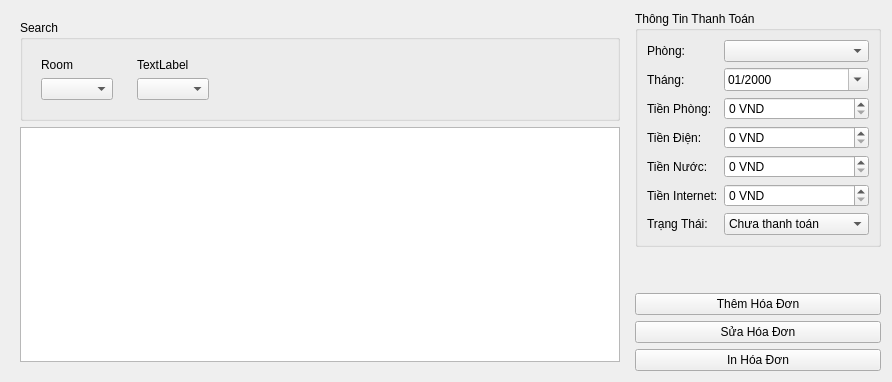
      <widget class="QWidget" name="paymentsTab">
       <attribute name="title">
        <string>Quản Lý Thanh Toán</string>
       </attribute>
       <layout class="QHBoxLayout" name="paymentsLayout">
        <item>
         <widget class="QWidget" name="widget" native="true">
          <layout class="QVBoxLayout" name="verticalLayout">
           <item>
            <widget class="QGroupBox" name="searchGroupBox">
             <property name="title">
              <string>Search</string>
             </property>
             <layout class="QHBoxLayout" name="horizontalLayout">
              <item>
               <widget class="QWidget" name="widget_2" native="true">
                <layout class="QVBoxLayout" name="verticalLayout_2">
                 <item>
                  <widget class="QLabel" name="roomBillLabel">
                   <property name="text">
                    <string>Room</string>
                   </property>
                  </widget>
                 </item>
                 <item>
                  <widget class="QComboBox" name="roomBillSearch"/>
                 </item>
                </layout>
               </widget>
              </item>
              <item>
               <widget class="QWidget" name="widget_3" native="true">
                <layout class="QVBoxLayout" name="verticalLayout_3">
                 <item>
                  <widget class="QLabel" name="label_4">
                   <property name="text">
                    <string>TextLabel</string>
                   </property>
                  </widget>
                 </item>
                 <item>
                  <widget class="QComboBox" name="comboBox_3"/>
                 </item>
                </layout>
               </widget>
              </item>
              <item>
               <spacer name="horizontalSpacer">
                <property name="orientation">
                 <enum>Qt::Horizontal</enum>
                </property>
                <property name="sizeHint" stdset="0">
                 <size>
                  <width>40</width>
                  <height>20</height>
                 </size>
                </property>
               </spacer>
              </item>
             </layout>
            </widget>
           </item>
           <item>
            <widget class="QTableView" name="paymentsTableView">
             <property name="minimumSize">
              <size>
               <width>600</width>
               <height>0</height>
              </size>
             </property>
             <property name="editTriggers">
              <set>QAbstractItemView::NoEditTriggers</set>
             </property>
             <property name="alternatingRowColors">
              <bool>true</bool>
             </property>
             <property name="selectionBehavior">
              <enum>QAbstractItemView::SelectRows</enum>
             </property>
             <property name="sortingEnabled">
              <bool>true</bool>
             </property>
             <attribute name="horizontalHeaderMinimumSectionSize">
              <number>75</number>
             </attribute>
             <attribute name="horizontalHeaderDefaultSectionSize">
              <number>125</number>
             </attribute>
            </widget>
           </item>
          </layout>
         </widget>
        </item>
        <item>
         <layout class="QVBoxLayout" name="paymentControlsLayout">
          <item>
           <widget class="QGroupBox" name="paymentInfoGroup">
            <property name="title">
             <string>Thông Tin Thanh Toán</string>
            </property>
            <layout class="QFormLayout" name="paymentFormLayout">
             <item row="0" column="0">
              <widget class="QLabel" name="paymentRoomLabel">
               <property name="text">
                <string>Phòng:</string>
               </property>
              </widget>
             </item>
             <item row="0" column="1">
              <widget class="QComboBox" name="paymentRoomComboBox"/>
             </item>
             <item row="1" column="0">
              <widget class="QLabel" name="paymentMonthLabel">
               <property name="text">
                <string>Tháng:</string>
               </property>
              </widget>
             </item>
             <item row="1" column="1">
              <widget class="QDateEdit" name="paymentMonthEdit">
               <property name="displayFormat">
                <string>MM/yyyy</string>
               </property>
               <property name="calendarPopup">
                <bool>true</bool>
               </property>
              </widget>
             </item>
             <item row="2" column="0">
              <widget class="QLabel" name="rentAmountLabel">
               <property name="text">
                <string>Tiền Phòng:</string>
               </property>
              </widget>
             </item>
             <item row="2" column="1">
              <widget class="QDoubleSpinBox" name="rentAmountSpinBox">
               <property name="suffix">
                <string> VND</string>
               </property>
               <property name="decimals">
                <number>0</number>
               </property>
               <property name="maximum">
                <double>99999999.000000000000000</double>
               </property>
               <property name="singleStep">
                <double>100000.000000000000000</double>
               </property>
              </widget>
             </item>
             <item row="3" column="0">
              <widget class="QLabel" name="electricBillLabel">
               <property name="text">
                <string>Tiền Điện:</string>
               </property>
              </widget>
             </item>
             <item row="3" column="1">
              <widget class="QDoubleSpinBox" name="electricBillSpinBox">
               <property name="suffix">
                <string> VND</string>
               </property>
               <property name="decimals">
                <number>0</number>
               </property>
               <property name="maximum">
                <double>99999999.000000000000000</double>
               </property>
               <property name="singleStep">
                <double>10000.000000000000000</double>
               </property>
              </widget>
             </item>
             <item row="4" column="0">
              <widget class="QLabel" name="waterBillLabel">
               <property name="text">
                <string>Tiền Nước:</string>
               </property>
              </widget>
             </item>
             <item row="4" column="1">
              <widget class="QDoubleSpinBox" name="waterBillSpinBox">
               <property name="suffix">
                <string> VND</string>
               </property>
               <property name="decimals">
                <number>0</number>
               </property>
               <property name="maximum">
                <double>99999999.000000000000000</double>
               </property>
               <property name="singleStep">
                <double>10000.000000000000000</double>
               </property>
              </widget>
             </item>
             <item row="5" column="0">
              <widget class="QLabel" name="internetBillLabel">
               <property name="text">
                <string>Tiền Internet:</string>
               </property>
              </widget>
             </item>
             <item row="5" column="1">
              <widget class="QDoubleSpinBox" name="internetBillSpinBox">
               <property name="suffix">
                <string> VND</string>
               </property>
               <property name="decimals">
                <number>0</number>
               </property>
               <property name="maximum">
                <double>99999999.000000000000000</double>
               </property>
               <property name="singleStep">
                <double>10000.000000000000000</double>
               </property>
              </widget>
             </item>
             <item row="6" column="0">
              <widget class="QLabel" name="paymentStatusLabel">
               <property name="text">
                <string>Trạng Thái:</string>
               </property>
              </widget>
             </item>
             <item row="6" column="1">
              <widget class="QComboBox" name="paymentStatusComboBox">
               <item>
                <property name="text">
                 <string>Chưa thanh toán</string>
                </property>
               </item>
               <item>
                <property name="text">
                 <string>Đã thanh toán</string>
                </property>
               </item>
               <item>
                <property name="text">
                 <string>Thanh toán một phần</string>
                </property>
               </item>
               <item>
                <property name="text">
                 <string>Quá hạn</string>
                </property>
               </item>
              </widget>
             </item>
            </layout>
           </widget>
          </item>
          <item>
           <spacer name="paymentVerticalSpacer">
            <property name="orientation">
             <enum>Qt::Vertical</enum>
            </property>
            <property name="sizeHint" stdset="0">
             <size>
              <width>20</width>
              <height>40</height>
             </size>
            </property>
           </spacer>
          </item>
          <item>
           <layout class="QVBoxLayout" name="paymentButtonsLayout">
            <item>
             <widget class="QPushButton" name="addPaymentButton">
              <property name="text">
               <string>Thêm Hóa Đơn</string>
              </property>
              <property name="icon">
               <iconset>
                <normaloff>:/icons/add.png</normaloff>:/icons/add.png</iconset>
              </property>
             </widget>
            </item>
            <item>
             <widget class="QPushButton" name="editPaymentButton">
              <property name="text">
               <string>Sửa Hóa Đơn</string>
              </property>
              <property name="icon">
               <iconset>
                <normaloff>:/icons/edit.png</normaloff>:/icons/edit.png</iconset>
              </property>
             </widget>
            </item>
            <item>
             <widget class="QPushButton" name="printInvoiceButton">
              <property name="text">
               <string>In Hóa Đơn</string>
              </property>
              <property name="icon">
               <iconset>
                <normaloff>:/icons/print.png</normaloff>:/icons/print.png</iconset>
              </property>
             </widget>
            </item>
           </layout>
          </item>
         </layout>
        </item>
       </layout>
      </widget>
